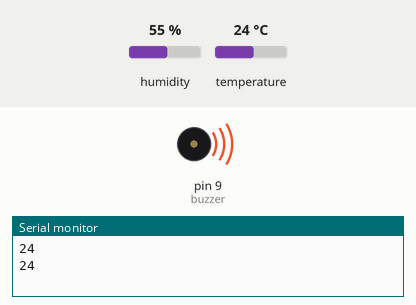
The sketch below on a simulated Arduino Uno, built with avr-gcc and run on an emulated ATmega328P. On the bench: buzzer (waves = sounding), the last lines printed to the serial monitor. The inputs (shaded band) are chosen by the test bench; at power-on: temperature 24 °C, humidity 55 %.

Above: at 2.8 s.
2.9 s: temperature set to 36 °C
6.4 s: temperature set to 39 °C
At 7.4 s:
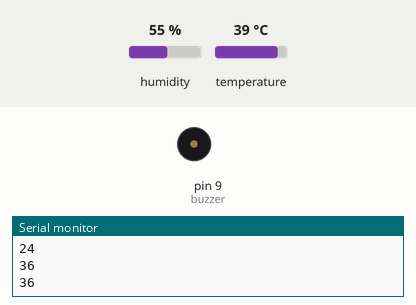
9.1 s: temperature set to 12 °C
At 10.9 s:
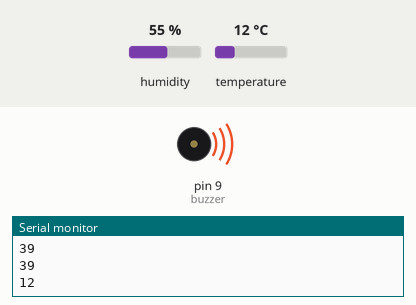
15.1 s: temperature set to 41 °C
At 15.8 s:
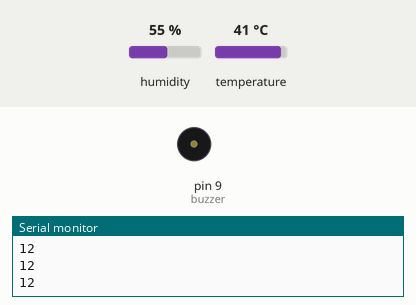
Timing chart, 0 to 18.1 s (numbered marks = the images above; inputs shaded):
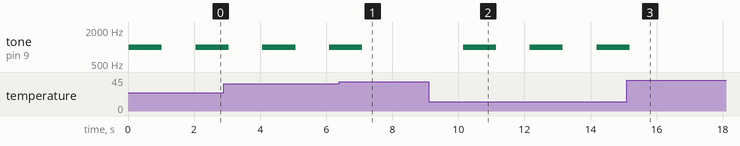

Measured:
- the behaviour switches between 37 and 38 °C on temperature (found by bisection; images 0 and 1)
- after the input at 6.4 s, tone on pin 9 (buzzer): goes on until 7.1 s, then stays silent
- after the input at 9.1 s, tone on pin 9 (buzzer): alternates 1000 Hz for 1.0 s and silent for 1.0 s, starting after 1.0 s
- after the input at 15.1 s, tone on pin 9 (buzzer): goes on until 15.2 s, then stays silent
- by itself, tone on pin 9 (buzzer): alternates 1000 Hz for 1.0 s and silent for 1.0 s

The sketch:

natto_temp_control.ino
```cpp
#include "DHT.h"
#define Type DHT11
int sensePin = 2;
DHT HT(sensePin, Type);
float humidity;
float tempC;
float tempF;
const int buzzer = 9;

void setup() {
  Serial.begin(9600);
  HT.begin();
  pinMode(buzzer, OUTPUT);
}

void loop() {
  int temp = HT.readTemperature();
  Serial.println(temp);
  if (!(temp > 37 && temp < 46)) {
    tone(buzzer, 1000);
    delay(1000);
    noTone(buzzer);
    delay(1000);

  }
}
```
